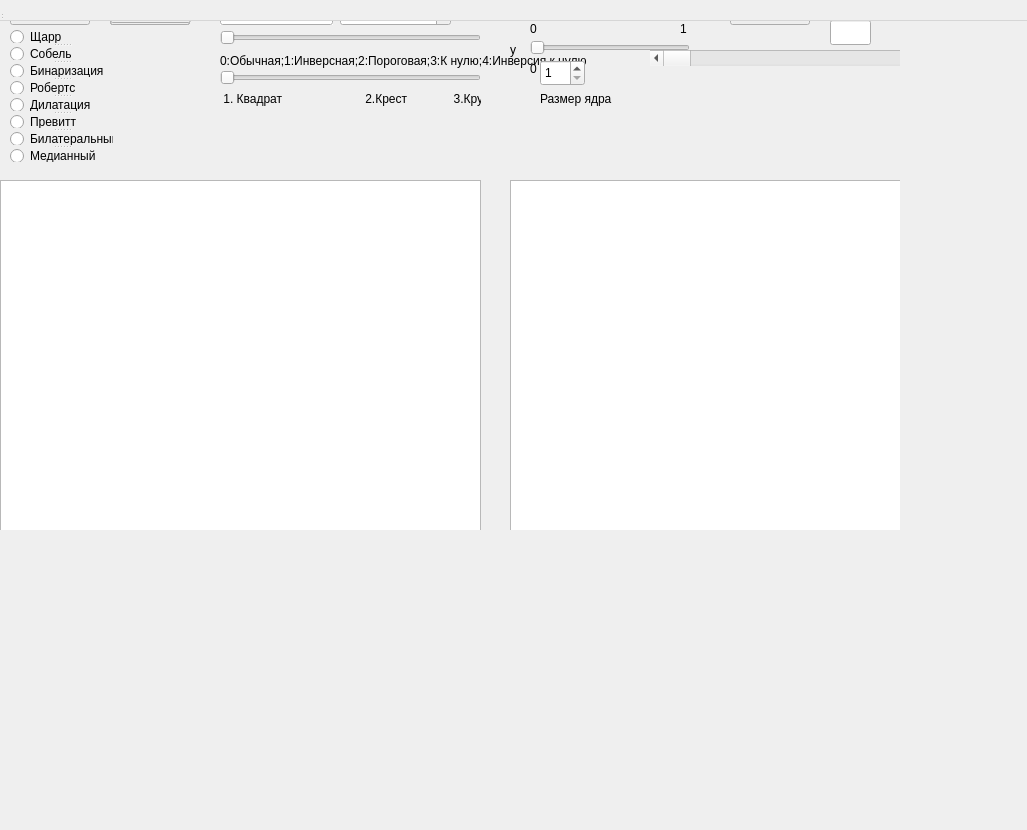
<?xml version="1.0" encoding="UTF-8"?>
<ui version="4.0">
 <class>MainWindow</class>
 <widget class="QWidget" name="MainWindow">
  <property name="geometry">
   <rect>
    <x>0</x>
    <y>0</y>
    <width>1027</width>
    <height>830</height>
   </rect>
  </property>
  <property name="windowTitle">
   <string>MainWindow</string>
  </property>
  <widget class="QWidget" name="centralWidget" native="true">
   <property name="geometry">
    <rect>
     <x>0</x>
     <y>0</y>
     <width>900</width>
     <height>530</height>
    </rect>
   </property>
   <widget class="QPushButton" name="loadButton">
    <property name="geometry">
     <rect>
      <x>10</x>
      <y>0</y>
      <width>80</width>
      <height>25</height>
     </rect>
    </property>
    <property name="text">
     <string>Загрузить</string>
    </property>
   </widget>
   <widget class="scenezoom" name="originalImage">
    <property name="geometry">
     <rect>
      <x>0</x>
      <y>180</y>
      <width>481</width>
      <height>421</height>
     </rect>
    </property>
    <property name="verticalScrollBarPolicy">
     <enum>Qt::ScrollBarAsNeeded</enum>
    </property>
    <property name="sizeAdjustPolicy">
     <enum>QAbstractScrollArea::AdjustToContents</enum>
    </property>
    <property name="transformationAnchor">
     <enum>QGraphicsView::AnchorUnderMouse</enum>
    </property>
    <property name="resizeAnchor">
     <enum>QGraphicsView::AnchorUnderMouse</enum>
    </property>
   </widget>
   <widget class="scenezoom" name="filteredScene">
    <property name="geometry">
     <rect>
      <x>510</x>
      <y>180</y>
      <width>501</width>
      <height>421</height>
     </rect>
    </property>
    <property name="transformationAnchor">
     <enum>QGraphicsView::AnchorUnderMouse</enum>
    </property>
    <property name="resizeAnchor">
     <enum>QGraphicsView::AnchorUnderMouse</enum>
    </property>
   </widget>
   <widget class="QPushButton" name="sobelButton">
    <property name="geometry">
     <rect>
      <x>110</x>
      <y>0</y>
      <width>80</width>
      <height>25</height>
     </rect>
    </property>
    <property name="text">
     <string>Фильтр</string>
    </property>
   </widget>
   <widget class="QSpinBox" name="kernelSize">
    <property name="geometry">
     <rect>
      <x>340</x>
      <y>0</y>
      <width>111</width>
      <height>26</height>
     </rect>
    </property>
    <property name="minimum">
     <number>3</number>
    </property>
    <property name="maximum">
     <number>9</number>
    </property>
    <property name="singleStep">
     <number>2</number>
    </property>
   </widget>
   <widget class="QLineEdit" name="kernelSizeTitle">
    <property name="geometry">
     <rect>
      <x>220</x>
      <y>0</y>
      <width>113</width>
      <height>25</height>
     </rect>
    </property>
    <property name="sizePolicy">
     <sizepolicy hsizetype="Fixed" vsizetype="Fixed">
      <horstretch>0</horstretch>
      <verstretch>0</verstretch>
     </sizepolicy>
    </property>
    <property name="autoFillBackground">
     <bool>true</bool>
    </property>
    <property name="text">
     <string>Размер ядра</string>
    </property>
    <property name="readOnly">
     <bool>true</bool>
    </property>
   </widget>
   <widget class="QSlider" name="xOrderSlider">
    <property name="geometry">
     <rect>
      <x>530</x>
      <y>0</y>
      <width>160</width>
      <height>16</height>
     </rect>
    </property>
    <property name="sizePolicy">
     <sizepolicy hsizetype="Fixed" vsizetype="Fixed">
      <horstretch>0</horstretch>
      <verstretch>0</verstretch>
     </sizepolicy>
    </property>
    <property name="maximum">
     <number>1</number>
    </property>
    <property name="orientation">
     <enum>Qt::Horizontal</enum>
    </property>
   </widget>
   <widget class="QSlider" name="yOrderSlider">
    <property name="geometry">
     <rect>
      <x>530</x>
      <y>40</y>
      <width>160</width>
      <height>16</height>
     </rect>
    </property>
    <property name="sizePolicy">
     <sizepolicy hsizetype="Fixed" vsizetype="Fixed">
      <horstretch>0</horstretch>
      <verstretch>0</verstretch>
     </sizepolicy>
    </property>
    <property name="maximum">
     <number>1</number>
    </property>
    <property name="orientation">
     <enum>Qt::Horizontal</enum>
    </property>
   </widget>
   <widget class="QLabel" name="zeroXOrderLabel">
    <property name="geometry">
     <rect>
      <x>530</x>
      <y>20</y>
      <width>16</width>
      <height>17</height>
     </rect>
    </property>
    <property name="text">
     <string>0</string>
    </property>
   </widget>
   <widget class="QLabel" name="oneXOrderLabel">
    <property name="geometry">
     <rect>
      <x>680</x>
      <y>20</y>
      <width>16</width>
      <height>17</height>
     </rect>
    </property>
    <property name="text">
     <string>1</string>
    </property>
   </widget>
   <widget class="QLabel" name="zeroYOrderLabel">
    <property name="geometry">
     <rect>
      <x>530</x>
      <y>60</y>
      <width>16</width>
      <height>17</height>
     </rect>
    </property>
    <property name="text">
     <string>0</string>
    </property>
   </widget>
   <widget class="QLabel" name="oneYOrderLabel">
    <property name="geometry">
     <rect>
      <x>680</x>
      <y>50</y>
      <width>20</width>
      <height>20</height>
     </rect>
    </property>
    <property name="text">
     <string>1</string>
    </property>
   </widget>
   <widget class="QPushButton" name="pushButton">
    <property name="geometry">
     <rect>
      <x>110</x>
      <y>0</y>
      <width>80</width>
      <height>25</height>
     </rect>
    </property>
    <property name="text">
     <string>Фильтр</string>
    </property>
   </widget>
   <widget class="QLabel" name="xLabel">
    <property name="geometry">
     <rect>
      <x>510</x>
      <y>0</y>
      <width>16</width>
      <height>17</height>
     </rect>
    </property>
    <property name="text">
     <string>x</string>
    </property>
   </widget>
   <widget class="QLabel" name="yLabel">
    <property name="geometry">
     <rect>
      <x>510</x>
      <y>40</y>
      <width>20</width>
      <height>20</height>
     </rect>
    </property>
    <property name="text">
     <string>y</string>
    </property>
   </widget>
   <widget class="QPushButton" name="saveButton">
    <property name="geometry">
     <rect>
      <x>730</x>
      <y>0</y>
      <width>80</width>
      <height>25</height>
     </rect>
    </property>
    <property name="text">
     <string>Сохранить</string>
    </property>
   </widget>
   <widget class="QPushButton" name="pushButton_2">
    <property name="geometry">
     <rect>
      <x>110</x>
      <y>0</y>
      <width>80</width>
      <height>25</height>
     </rect>
    </property>
    <property name="text">
     <string>Бинаризация</string>
    </property>
   </widget>
   <widget class="QSlider" name="thresholdTypeSlider">
    <property name="geometry">
     <rect>
      <x>220</x>
      <y>30</y>
      <width>261</width>
      <height>16</height>
     </rect>
    </property>
    <property name="maximum">
     <number>4</number>
    </property>
    <property name="orientation">
     <enum>Qt::Horizontal</enum>
    </property>
   </widget>
   <widget class="QLabel" name="thresholdTypeLabel">
    <property name="geometry">
     <rect>
      <x>220</x>
      <y>50</y>
      <width>401</width>
      <height>21</height>
     </rect>
    </property>
    <property name="text">
     <string>0:Обычная;1:Инверсная;2:Пороговая;3:К нулю;4:Инверсия к нулю</string>
    </property>
   </widget>
   <widget class="QScrollBar" name="thresholdValue">
    <property name="geometry">
     <rect>
      <x>650</x>
      <y>50</y>
      <width>351</width>
      <height>16</height>
     </rect>
    </property>
    <property name="maximum">
     <number>255</number>
    </property>
    <property name="orientation">
     <enum>Qt::Horizontal</enum>
    </property>
   </widget>
   <widget class="QLineEdit" name="thresholdValueDisplay">
    <property name="geometry">
     <rect>
      <x>830</x>
      <y>20</y>
      <width>41</width>
      <height>25</height>
     </rect>
    </property>
    <property name="readOnly">
     <bool>true</bool>
    </property>
   </widget>
   <widget class="QPushButton" name="dilatationButton">
    <property name="geometry">
     <rect>
      <x>110</x>
      <y>0</y>
      <width>80</width>
      <height>25</height>
     </rect>
    </property>
    <property name="text">
     <string>Дилатация</string>
    </property>
   </widget>
   <widget class="QSlider" name="dilatationTypeSlider">
    <property name="geometry">
     <rect>
      <x>220</x>
      <y>70</y>
      <width>261</width>
      <height>16</height>
     </rect>
    </property>
    <property name="maximum">
     <number>2</number>
    </property>
    <property name="orientation">
     <enum>Qt::Horizontal</enum>
    </property>
   </widget>
   <widget class="QSpinBox" name="dilatationKernelSizeSpinBox">
    <property name="geometry">
     <rect>
      <x>540</x>
      <y>60</y>
      <width>45</width>
      <height>26</height>
     </rect>
    </property>
    <property name="minimum">
     <number>1</number>
    </property>
    <property name="maximum">
     <number>21</number>
    </property>
    <property name="value">
     <number>1</number>
    </property>
   </widget>
   <widget class="QLabel" name="dilatationTypeLabel">
    <property name="geometry">
     <rect>
      <x>220</x>
      <y>90</y>
      <width>261</width>
      <height>17</height>
     </rect>
    </property>
    <property name="text">
     <string> 1. Квадрат                         2.Крест              3.Круг</string>
    </property>
   </widget>
   <widget class="QLabel" name="label">
    <property name="geometry">
     <rect>
      <x>540</x>
      <y>90</y>
      <width>101</width>
      <height>17</height>
     </rect>
    </property>
    <property name="text">
     <string>Размер ядра</string>
    </property>
   </widget>
   <widget class="QPushButton" name="prewittButton">
    <property name="geometry">
     <rect>
      <x>110</x>
      <y>0</y>
      <width>80</width>
      <height>25</height>
     </rect>
    </property>
    <property name="text">
     <string>Фильтр</string>
    </property>
   </widget>
   <widget class="QPushButton" name="medianButton">
    <property name="geometry">
     <rect>
      <x>110</x>
      <y>0</y>
      <width>80</width>
      <height>25</height>
     </rect>
    </property>
    <property name="text">
     <string>Фильтр</string>
    </property>
   </widget>
   <widget class="QPushButton" name="billaterialButton">
    <property name="geometry">
     <rect>
      <x>110</x>
      <y>0</y>
      <width>81</width>
      <height>23</height>
     </rect>
    </property>
    <property name="text">
     <string>Фильтр</string>
    </property>
   </widget>
   <widget class="QSplitter" name="splitter">
    <property name="geometry">
     <rect>
      <x>10</x>
      <y>30</y>
      <width>103</width>
      <height>136</height>
     </rect>
    </property>
    <property name="orientation">
     <enum>Qt::Vertical</enum>
    </property>
    <property name="opaqueResize">
     <bool>false</bool>
    </property>
    <property name="childrenCollapsible">
     <bool>false</bool>
    </property>
    <widget class="QRadioButton" name="radioButton">
     <property name="text">
      <string>Щарр</string>
     </property>
    </widget>
    <widget class="QRadioButton" name="sobelRadioButton">
     <property name="text">
      <string>Собель</string>
     </property>
    </widget>
    <widget class="QRadioButton" name="thresholdButton">
     <property name="text">
      <string>Бинаризация</string>
     </property>
    </widget>
    <widget class="QRadioButton" name="robertsRadioButton">
     <property name="text">
      <string>Робертс</string>
     </property>
    </widget>
    <widget class="QRadioButton" name="dilatationRadioButton">
     <property name="text">
      <string>Дилатация</string>
     </property>
    </widget>
    <widget class="QRadioButton" name="prewittRadioButton">
     <property name="text">
      <string>Превитт</string>
     </property>
    </widget>
    <widget class="QRadioButton" name="billaterialRadioButton">
     <property name="text">
      <string>Билатеральный</string>
     </property>
    </widget>
    <widget class="QRadioButton" name="medianRadioButton">
     <property name="text">
      <string>Медианный</string>
     </property>
    </widget>
   </widget>
   <widget class="QWidget" name="layoutWidget">
    <property name="geometry">
     <rect>
      <x>0</x>
      <y>610</y>
      <width>471</width>
      <height>30</height>
     </rect>
    </property>
    <layout class="QHBoxLayout" name="horizontalLayout">
     <item>
      <widget class="QPushButton" name="inpaintButton">
       <property name="text">
        <string>Закрасить оригинальное изображение</string>
       </property>
      </widget>
     </item>
     <item>
      <widget class="QPushButton" name="switchSceneButton">
       <property name="text">
        <string>Поменять местами</string>
       </property>
      </widget>
     </item>
    </layout>
   </widget>
   <widget class="QPushButton" name="unhairButton">
    <property name="geometry">
     <rect>
      <x>894</x>
      <y>610</y>
      <width>121</width>
      <height>23</height>
     </rect>
    </property>
    <property name="text">
     <string>Убрать волосы</string>
    </property>
   </widget>
  </widget>
  <widget class="QMenuBar" name="menuBar">
   <property name="geometry">
    <rect>
     <x>0</x>
     <y>0</y>
     <width>1027</width>
     <height>21</height>
    </rect>
   </property>
  </widget>
  <widget class="QToolBar" name="mainToolBar">
   <property name="geometry">
    <rect>
     <x>0</x>
     <y>0</y>
     <width>4</width>
     <height>12</height>
    </rect>
   </property>
  </widget>
  <widget class="QStatusBar" name="statusBar">
   <property name="geometry">
    <rect>
     <x>0</x>
     <y>0</y>
     <width>3</width>
     <height>20</height>
    </rect>
   </property>
  </widget>
 </widget>
 <layoutdefault spacing="6" margin="11"/>
 <customwidgets>
  <customwidget>
   <class>scenezoom</class>
   <extends>QGraphicsView</extends>
   <header location="global">ilya/scenezoom.h</header>
  </customwidget>
 </customwidgets>
 <resources/>
 <connections/>
</ui>
